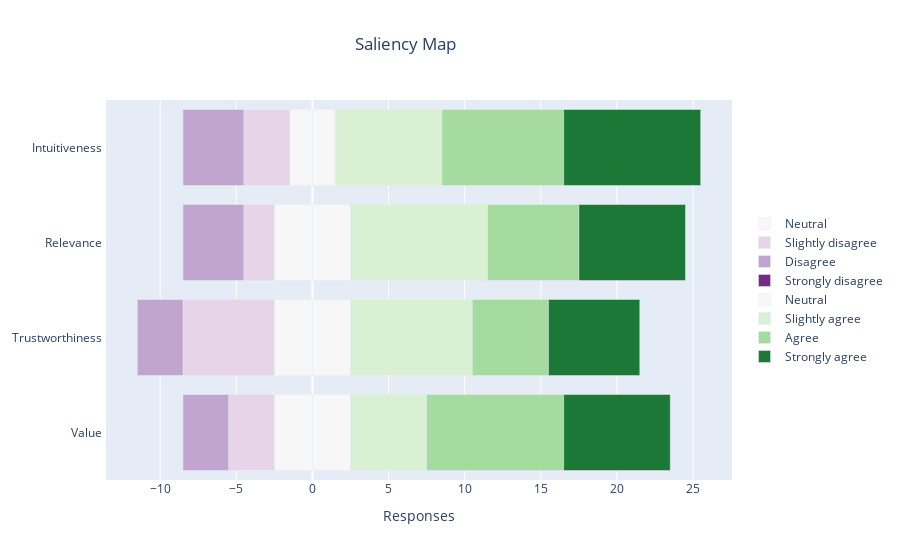

Here is the notebook cell this chart was saved with:
### Code cell
labels = ["Intuitiveness ","Relevance ","Trustworthiness ","Value "]

def stackedBarChartDF(sub_df,title,labels):
    #throw out non-numeric data
    numerics = ['int16', 'int32', 'int64', 'float16', 'float32', 'float64']
    int_df = sub_df.select_dtypes(include=numerics)
    data = int_df.values

    #get the occurences in the respective column
    understandability = Counter(data[:,0])
    usability = Counter(data[:,1])
    value = Counter(data[:,2])
    informativeness = Counter(data[:,3])

    fig = go.Figure()
    #throw the arrays together for iterating over them
    eval_arr = [understandability,value,informativeness,usability]
    category_order = ["Strongly disagree","Disagree","Slightly disagree","Neutral","Slightly agree","Agree","Strongly agree"]
    num_order = [0,1,2,3,4,5,6]
    palette = [plotly.colors.diverging.PRGn[n] for n in [1,3,4,5,6,7,9]]
    centerpoint = [x[3]/2 for x in eval_arr]

    yvals = ["Intuitiveness ","Relevance ","Trustworthiness ","Value "]

    def add_bar_trace(num, xformat):
        xvals = [understandability[num],value[num],informativeness[num],usability[num]]
        fig.add_trace(
            go.Bar(
                x=xformat(xvals),
                y=yvals,
                orientation='h',
                name=category_order[num],
                customdata=xvals,
                hovertemplate = "%{y}: %{customdata}",
                width=0.8,
                marker_color=palette[num]
                    ))

    #iterate reversed so we get right ordering of answers
    add_bar_trace(num_order[3], lambda xvals: [(x*-0.5) for ind,x in enumerate(xvals)])
    for num in reversed(num_order[0:3]):
        add_bar_trace(num, lambda xvals: [(x*-1) for ind,x in enumerate(xvals)])
    
    add_bar_trace(num_order[3], lambda xvals: [(x*0.5) for ind,x in enumerate(xvals)])

    for num in num_order[4:]:
        add_bar_trace(num, lambda xvals: xvals)

    fig.update_layout(barmode='relative', 
                    yaxis_autorange='reversed',
                    bargap=0.0,
                    legend_y=0.5,
                    title = title,
                    title_x = 0.45,
                    xaxis = dict(
                        tick0 = 0
                    ),
                    xaxis_title="Responses",
                    
    )
    fig.show()

#boxPlotDF(trust_df,"Trust Based Methods")
stackedBarChartDF(saliency_df,"Saliency Map",labels)
plt.savefig("StackedBarChart")

#function to get most relevant statistical measures for single column
def descriptiveStatistics(column):
    print(df[column].describe())

#descriptiveStatistics("user_profiling_useOfDP")

### Figure 1 — Plotly figure (JSON) as saved in the notebook; plotly's stock layout.template omitted (floating-point values rounded to 4 significant figures)
{"data": [{"customdata": [3, 5, 5, 5], "hovertemplate": "%{y}: %{customdata}", "marker": {"color": "rgb(247,247,247)"}, "name": "Neutral", "orientation": "h", "type": "bar", "width": 0.8, "x": [-1.5, -2.5, -2.5, -2.5], "y": ["Intuitiveness ", "Relevance ", "Trustworthiness ", "Value "]}, {"customdata": [3, 2, 6, 3], "hovertemplate": "%{y}: %{customdata}", "marker": {"color": "rgb(231,212,232)"}, "name": "Slightly disagree", "orientation": "h", "type": "bar", "width": 0.8, "x": [-3, -2, -6, -3], "y": ["Intuitiveness ", "Relevance ", "Trustworthiness ", "Value "]}, {"customdata": [4, 4, 3, 3], "hovertemplate": "%{y}: %{customdata}", "marker": {"color": "rgb(194,165,207)"}, "name": "Disagree", "orientation": "h", "type": "bar", "width": 0.8, "x": [-4, -4, -3, -3], "y": ["Intuitiveness ", "Relevance ", "Trustworthiness ", "Value "]}, {"customdata": [0, 0, 0, 0], "hovertemplate": "%{y}: %{customdata}", "marker": {"color": "rgb(118,42,131)"}, "name": "Strongly disagree", "orientation": "h", "type": "bar", "width": 0.8, "x": [0, 0, 0, 0], "y": ["Intuitiveness ", "Relevance ", "Trustworthiness ", "Value "]}, {"customdata": [3, 5, 5, 5], "hovertemplate": "%{y}: %{customdata}", "marker": {"color": "rgb(247,247,247)"}, "name": "Neutral", "orientation": "h", "type": "bar", "width": 0.8, "x": [1.5, 2.5, 2.5, 2.5], "y": ["Intuitiveness ", "Relevance ", "Trustworthiness ", "Value "]}, {"customdata": [7, 9, 8, 5], "hovertemplate": "%{y}: %{customdata}", "marker": {"color": "rgb(217,240,211)"}, "name": "Slightly agree", "orientation": "h", "type": "bar", "width": 0.8, "x": [7, 9, 8, 5], "y": ["Intuitiveness ", "Relevance ", "Trustworthiness ", "Value "]}, {"customdata": [8, 6, 5, 9], "hovertemplate": "%{y}: %{customdata}", "marker": {"color": "rgb(166,219,160)"}, "name": "Agree", "orientation": "h", "type": "bar", "width": 0.8, "x": [8, 6, 5, 9], "y": ["Intuitiveness ", "Relevance ", "Trustworthiness ", "Value "]}, {"customdata": [9, 7, 6, 7], "hovertemplate": "%{y}: %{customdata}", "marker": {"color": "rgb(27,120,55)"}, "name": "Strongly agree", "orientation": "h", "type": "bar", "width": 0.8, "x": [9, 7, 6, 7], "y": ["Intuitiveness ", "Relevance ", "Trustworthiness ", "Value "]}], "layout": {"bargap": 0, "barmode": "relative", "legend": {"y": 0.5}, "title": {"text": "Saliency Map", "x": 0.45}, "xaxis": {"tick0": 0, "title": {"text": "Responses"}}, "yaxis": {"autorange": "reversed"}}}
